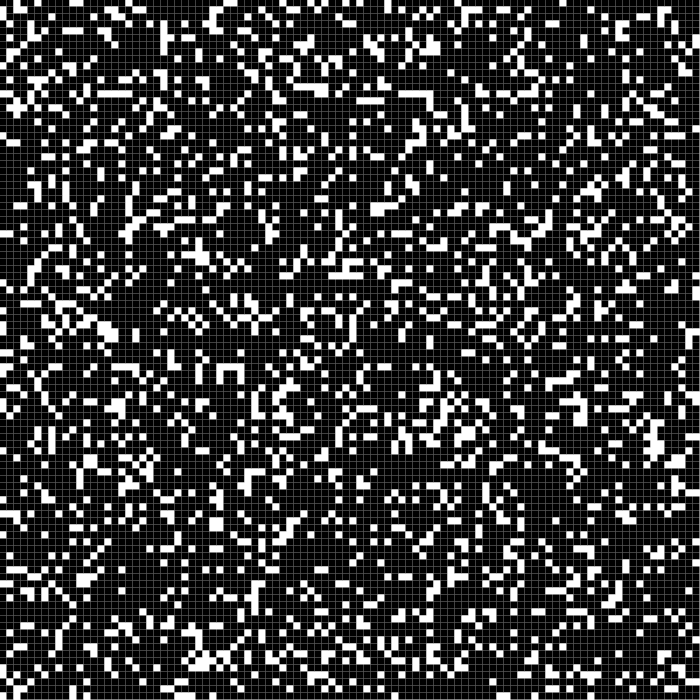
Frame 1 (no input)
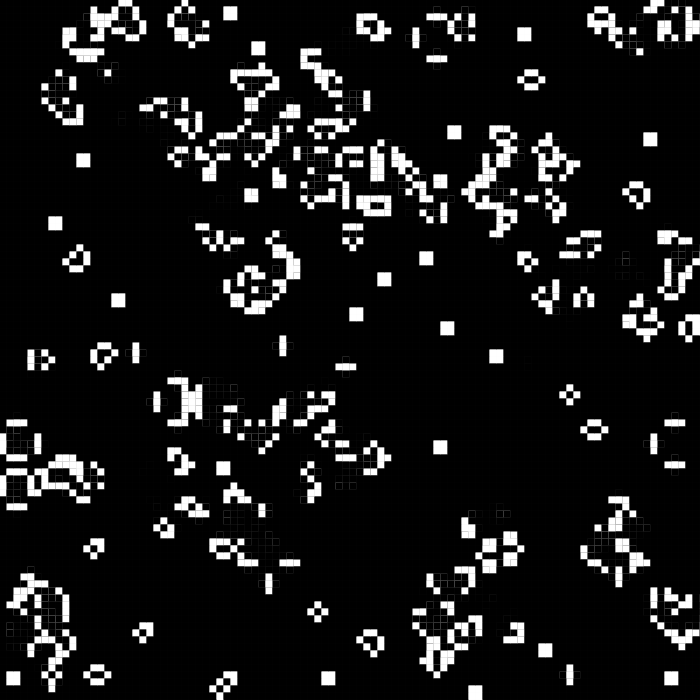
Frame 60 (the mouse pressed at the canvas centre just before this capture)
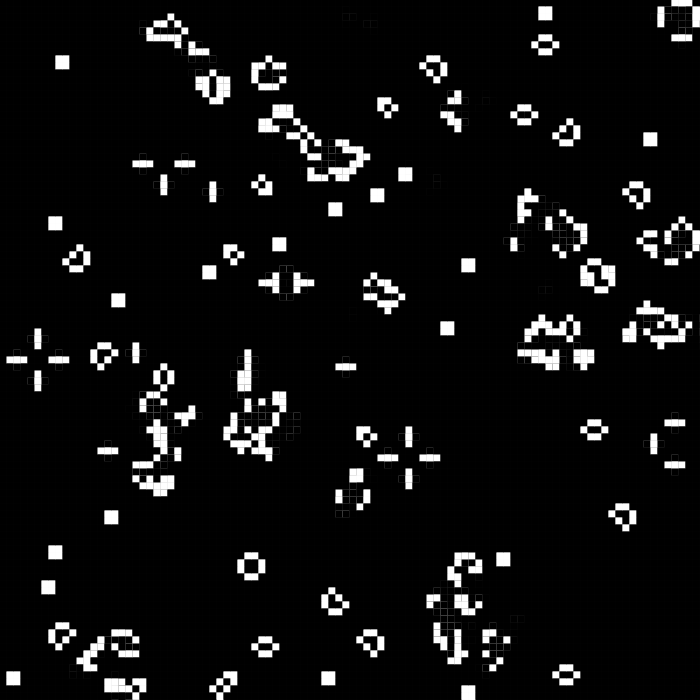
Frame 120 (the mouse held since frame 60 and released just before this capture)

The Processing sketch that drew these frames (run headless with seeded random() and noise(); from frame 60 on, the mouse is pressed at the canvas centre):

// Processing sketch: MeuJogoDaVida
// ── MeuJogoDaVida.pde
//altere esses valores//
int grade = 100; //tamanho lateral da grade

int largura;  //largura dos pixeis por tela
pixel[][] quadrado = new pixel[grade][grade]; //gerar pixel para cada index da grade;

void setup() {
  size(700, 700); //manter valores iguais para largura e altuera
  background(255);
  rectMode(CENTER);
  noStroke();

  largura = width/grade;

  for (int i = 0; i<grade; i++) {
    for (int j = 0; j<grade; j++) {
      quadrado[i][j]= new pixel((i*largura)+largura/2, (j*largura)+largura/2);
    }
  }
}

void draw() {
  for (int i = 0; i<grade; i++) {
    for (int j = 0; j<grade; j++) {
      quadrado[i][j].mostra();
      soma(i, j);
    }
  }
  for (int i = 0; i<grade; i++) {
    for (int j = 0; j<grade; j++) {
      quadrado[i][j].valor = quadrado[i][j].nextValor;
    }
  }
  //delay(100);
}

void soma(int i, int j) {
  //soma dos adjacentes
  int total = 0;
  if (i!=0) {
    total += quadrado[i-1][j].valor;
  }
  if (i!=grade-1) {
    total += quadrado[i+1][j].valor;
  }
  if (j!=0) {
    total += quadrado[i][j-1].valor;
  }
  if (j!=grade-1) {
    total += quadrado[i][j+1].valor;
  }
  if (i!=0 && j!=0) {
    total += quadrado[i-1][j-1].valor;
  }
  if (i!=grade-1 && j!=grade-1) {
    total += quadrado[i+1][j+1].valor;
  }
  if (i!=grade-1 && j!=0) {
    total += quadrado[i+1][j-1].valor;
  }
  if (i!=0 && j!=grade-1) {
    total += quadrado[i-1][j+1].valor;
  }

  //regras do universo
  if (quadrado[i][j].valor == 1 && (total==2 || total==3)) {
    quadrado[i][j].nextValor = 1;
  } else if (quadrado[i][j].valor == 0 && total==3) {
    quadrado[i][j].nextValor = 1;
  } else {
    quadrado[i][j].nextValor = 0;
  }
}

// ── pixel.pde
class pixel{
 float x;
 float y;
 int valor;
 int nextValor;
 pixel(float xpos, float ypos){
   x=xpos;
   y=ypos;
   if(random(10)<4){
     valor=floor(random(0,2));
   }else{
      valor=0;
   }
   nextValor = 0;
 }
 
 void mostra(){
  fill(valor*255);
  rect(x,y,largura,largura);
 }
}
